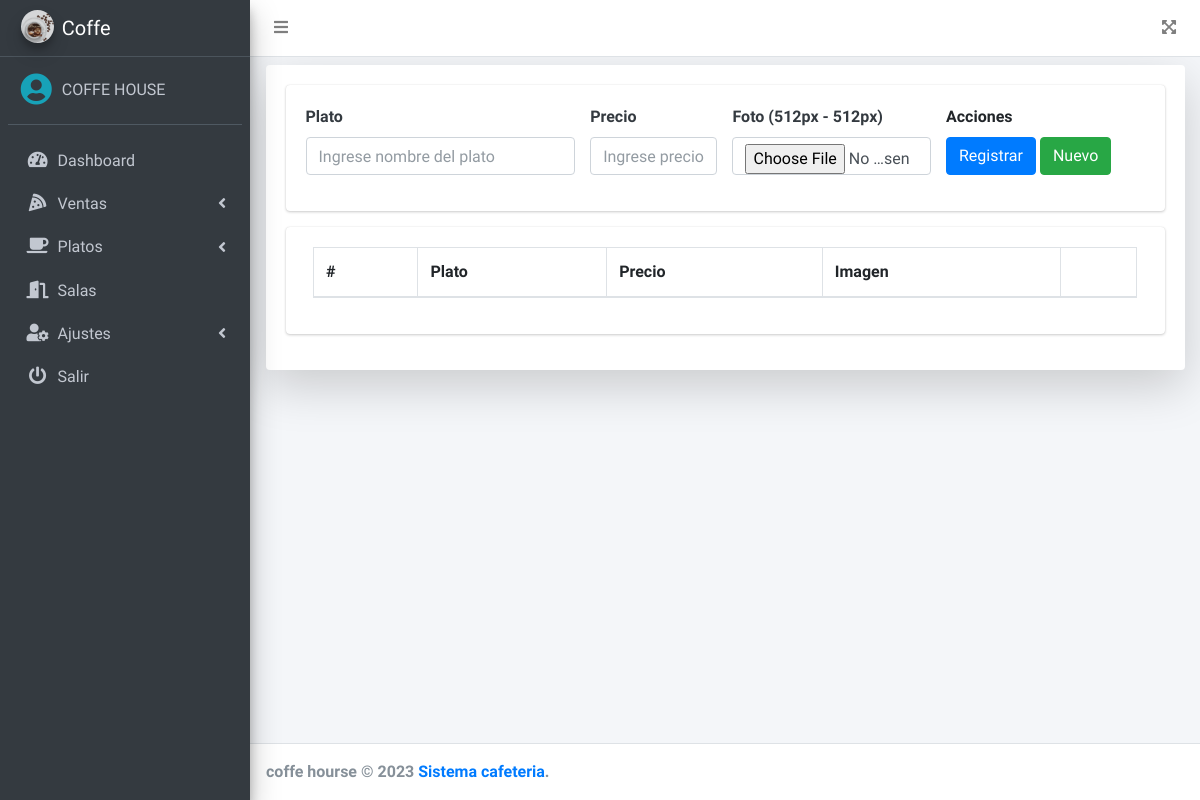
The app's page /src/Baguette.php (signed in), older data.
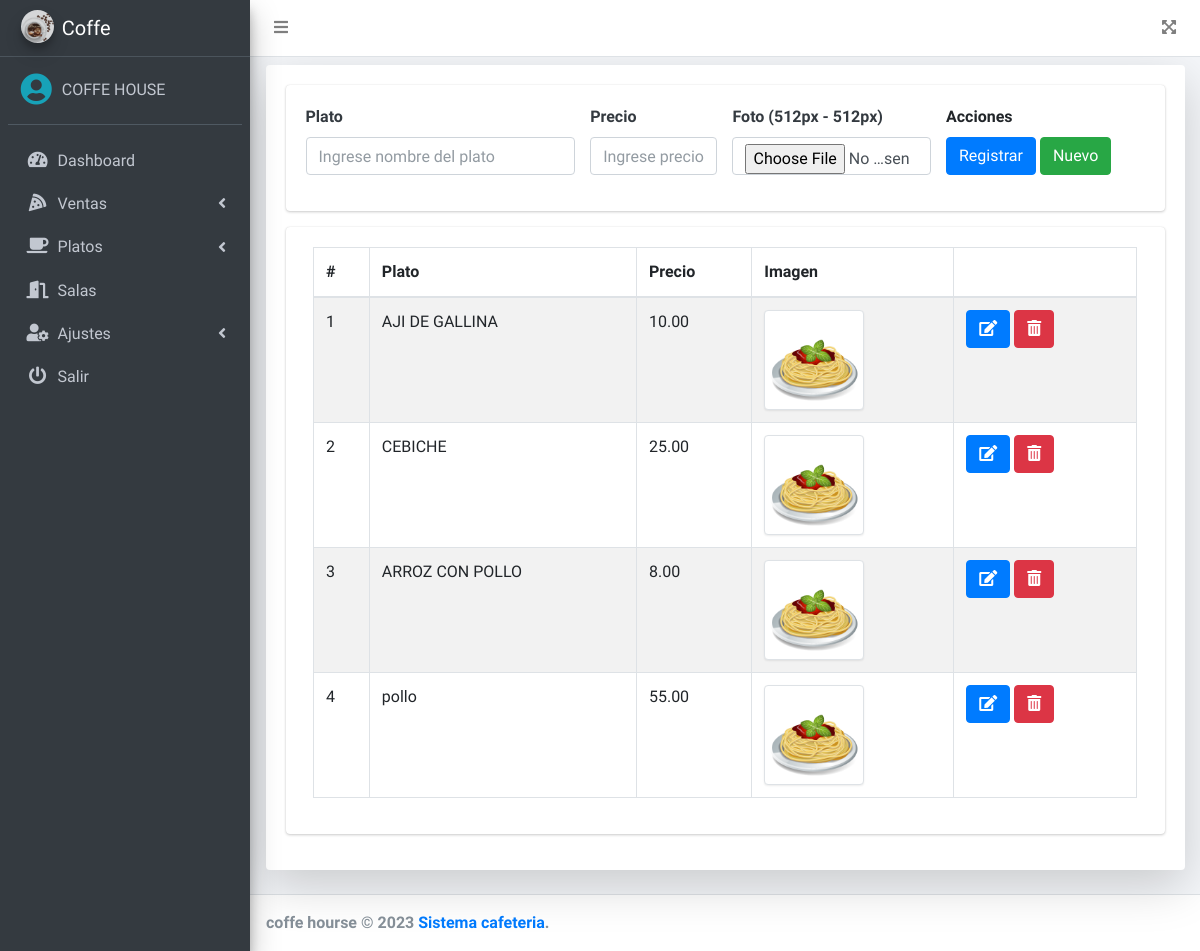
The same page, newer data.
### tables this page shows
CREATE TABLE `baguette` (
  `id` int(11) NOT NULL,
  `nombre` varchar(200) NOT NULL,
  `precio` decimal(10,2) NOT NULL,
  `imagen` varchar(100) DEFAULT NULL,
  `fecha` timestamp NULL DEFAULT NULL,
  `estado` int(11) NOT NULL DEFAULT 1
);

### src/Baguette.php (the view, shortened to what this page needs)
<?php
if ($_SESSION['rol'] == 1 || $_SESSION['rol'] == 2) {
    include_once "includes/header.php";
?>
    <div class="card shadow-lg">
        <div class="card-body">
            <div class="row">
                <div class="col-md-12">
                    <div class="card">
                        <div class="card-body">
                            <form action="" method="post" autocomplete="off" id="formulario" enctype="multipart/form-data">
                                <div class="row">
                                    <div class="col-md-4">
                                        <div class="form-group">
                                            <label for="plato" class=" text-dark font-weight-bold">Plato</label>
                                            <input type="text" placeholder="Ingrese nombre del plato" name="plato" id="plato" class="form-control">
                                        </div>
                                    </div>
                                    <div class="col-md-2">
                                        <div class="form-group">
                                            <label for="precio" class=" text-dark font-weight-bold">Precio</label>
                                            <input type="text" placeholder="Ingrese precio" class="form-control" name="precio" id="precio">
                                        </div>
                                    </div>
                                    <div class="col-md-3">
                                        <div class="form-group">
                                            <label for="precio" class=" text-dark font-weight-bold">Foto (512px - 512px)</label>
                                            <input type="file" class="form-control" name="foto" id="foto">
                                        </div>
                                    </div>
                                    <div class="col-md-3 form-group">
                                        <label for="">Acciones</label> <br>
                                        <input type="submit" value="Registrar" class="btn btn-primary" id="btnAccion">
                                        <input type="button" value="Nuevo" onclick="limpiar()" class="btn btn-success" id="btnNuevo">
                                    </div>
                                </div>
                            </form>
                        </div>
                    </div>
                </div>
            </div>
            <div class="card">
                <div class="card-body">
                    <div class="col-md-12">
                        <div class="table-responsive">
                            <table class="table table-striped table-bordered" id="tbl">
                                <thead>
                                    <tr>
                                        <th>#</th>
                                        <th>Plato</th>
                                        <th>Precio</th>
                                        <th>Imagen</th>
                                        <th></th>
                                    </tr>
                                </thead>
                                <tbody>
                                    <?php
                                    include "../conexion.php";
                                    $query = mysqli_query($conexion, "SELECT * FROM baguette WHERE estado = 1");
                                    $result = mysqli_num_rows($query);
                                    if ($result > 0) {
                                        while ($data = mysqli_fetch_assoc($query)) { ?>
                                            <tr>
                                                <td><?php echo $data['id']; ?></td>
                                                <td><?php echo $data['nombre']; ?></td>
                                                <td><?php echo $data['precio']; ?></td>
                                                <td><img class="img-thumbnail" src="<?php echo ($data['imagen'] == null) ? '../assets/img/default.png' : $data['imagen']; ?>" alt="" width="100"></td>
                                                <td>
                                                    <a href="#" onclick="editarPlato2(<?php echo $data['id']; ?>)" class="btn btn-primary"><i class='fas fa-edit'></i></a>
                                                    <form action="eliminar.php?id=<?php echo $data['id']; ?>&accion=baguette" method="post" class="confirmar d-inline">
                                                        <button class="btn btn-danger" type="submit"><i class='fas fa-trash-alt'></i> </button>
                                                    </form>
                                                </td>
                                            </tr>
                                    <?php }
                                    } ?>
                                </tbody>
                            </table>
                        </div>
                    </div>
                </div>
            </div>
        </div>
    </div>
<?php include_once "includes/footer.php";
} else {
    header('Location: permisos.php');
}
?>

### src/includes/header.php (shortened to what this page needs)
<!DOCTYPE html>
<html lang="en">
<head>
    <link rel="stylesheet" href="../assets/plugins/fontawesome-free/css/all.min.css">
    <link rel="stylesheet" href="https://code.ionicframework.com/ionicons/2.0.1/css/ionicons.min.css">
    <link rel="stylesheet" href="../assets/dist/css/adminlte.min.css">
    <link rel="stylesheet" href="../assets/plugins/datatables-bs4/css/dataTables.bootstrap4.min.css">
</head>
<body class="hold-transition sidebar-mini">
    <div class="wrapper">
        <nav class="main-header navbar navbar-expand navbar-white navbar-light">
            <ul class="navbar-nav">
                <li class="nav-item">
                    <a class="nav-link" data-widget="pushmenu" href="#" role="button"><i class="fas fa-bars"></i></a>
                </li>
            </ul>
            <ul class="navbar-nav ml-auto">
                <li class="nav-item">
                    <a class="nav-link" data-widget="fullscreen" href="#" role="button">
                        <i class="fas fa-expand-arrows-alt"></i>
                    </a>
                </li>
            </ul>
        </nav>
        <aside class="main-sidebar sidebar-dark-primary elevation-4">
            <a href="dashboard.php" class="brand-link">
                <img src="../assets/img/cafe.jpg" alt="AdminLTE Logo" class="brand-image img-circle elevation-3" style="opacity: .8">
                <span class="brand-text font-weight-light">Coffe</span>
            </a>
            <div class="sidebar">
                <div class="user-panel mt-3 pb-3 mb-3 d-flex">
                    <div class="image">
                        <i class="fas fa-user-circle fa-2x text-info"></i>
                    </div>
                    <div class="info">
                        <a href="#" class="d-block"><?php echo $_SESSION['nombre']; ?></a>
                    </div>
                </div>
                <nav class="mt-2">
                    <ul class="nav nav-pills nav-sidebar flex-column" data-widget="treeview" role="menu" data-accordion="false">
                        <li class="nav-item">
                            <a href="dashboard.php" class="nav-link">
                                <i class="nav-icon fas fa-tachometer-alt"></i>
                                <p>
                                    Dashboard
                                </p>
                            </a>
                        </li>
                        <li class="nav-item">
                            <a href="#" class="nav-link">
                                <i class="nav-icon fas fa-pizza-slice"></i>
                                <p>
                                    Ventas
                                    <i class="fas fa-angle-left right"></i>
                                </p>
                            </a>
                        </li>
                        <?php if ($_SESSION['rol'] == 1 ) {
                                echo '
                            <li class="nav-item">
                                <a href="#" class="nav-link">
                                    <i class="nav-icon fas fa-coffee"></i>
                                    <p>
                                        Platos
                                        <i class="fas fa-angle-left right"></i>
                                    </p>
                                </a>
                                <ul class="nav nav-treeview">
                                    <li class="nav-item">
                                        <a href="platos.php" class="nav-link">
                                            <i class="far fa-circle nav-icon"></i>
                                            <p>Hamburguesas</p>
                                        </a>
                                    </li>
                                    <li class="nav-item">
                                        <a href="Baguette.php" class="nav-link">
                                            <i class="far fa-circle nav-icon"></i>
                                            <p>Baguette</p>
                                        </a>
                                    </li>
                                </ul>
                            </li>';
                        } ?>
                    <?php if ($_SESSION['rol'] == 1 ) {
                            echo '<li class="nav-item">
                                <a href="salas.php" class="nav-link">
                                    <i class="nav-icon fas fa-door-open"></i>
                                    <p>
                                        Salas
                                    </p>
                                </a>
                                </li>';
                            }  if ($_SESSION['rol'] == 1 ) {
                                echo '
                            <li class="nav-item">
                                <a href="#" class="nav-link">
                                    <i class="nav-icon fas fa-user-cog"></i>
                                    <p>
                                        Ajustes
                                        <i class="fas fa-angle-left right"></i>
                                    </p>
                                </a>
                                <ul class="nav nav-treeview">
                                    <li class="nav-item">
                                        <a href="usuarios.php" class="nav-link">
                                            <i class="far fa-circle nav-icon"></i>
                                            <p>Usuarios</p>
                                        </a>
                                    </li>
                                    <li class="nav-item">
                                        <a href="config.php" class="nav-link">
                                            <i class="far fa-circle nav-icon"></i>
                                            <p>Configuración</p>
                                        </a>
                                    </li>
                                </ul>
                            </li>';
                        } ?>
                        <li class="nav-item">
                            <a href="salir.php" class="nav-link">
                                <i class="nav-icon fas fa-power-off"></i>
                                <p>
                                    Salir
                                </p>
                            </a>
                        </li>
                    </ul>
                </nav>
            </div>
        </aside>
        <div class="content-wrapper">
            <div class="content">
                <div class="container-fluid py-2">

### src/includes/footer.php (shortened to what this page needs)
</div>
</div>
</div>
<footer class="main-footer">
    <strong>coffe hourse &copy; 2023 <a href="#">Sistema cafeteria</a>.</strong>
</footer>
</div>
</body>
</html>

Row changes from the older to the newer data that the page shows:
added baguette: id "1", nombre "AJI DE GALLINA", precio "10.00"
added baguette: id "2", nombre "CEBICHE", precio "25.00"
added baguette: id "3", nombre "ARROZ CON POLLO", precio "8.00"
added baguette: id "4", nombre "pollo", precio "55.00"
